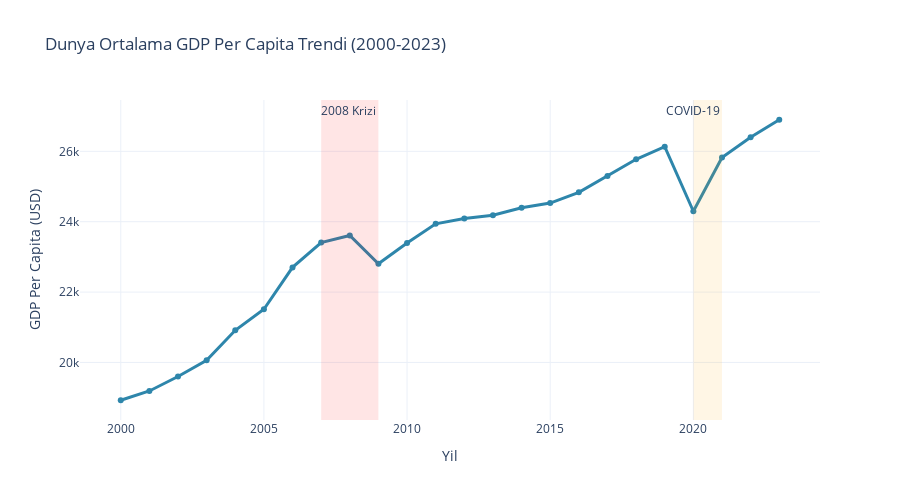

Source (notebook cell):
### Code cell
# Calculate world average (for years 2000 onwards)
df_2000_plus = df[df['Year'] >= 2000].copy()
world_avg_by_year = df_2000_plus.groupby('Year')[gdp_column].mean().reset_index()
world_avg_by_year.columns = ['Year', 'World_Average_GDP']

# Interactive line plot
fig = go.Figure()

fig.add_trace(go.Scatter(
    x=world_avg_by_year['Year'],
    y=world_avg_by_year['World_Average_GDP'],
    mode='lines+markers',
    name='World Average',
    line=dict(color='#2E86AB', width=3),
    marker=dict(size=6),
    hovertemplate='<b>Year:</b> %{x}<br><b>GDP:</b> $%{y:,.0f}<extra></extra>'
))

# Highlight crisis periods
fig.add_vrect(x0=2007, x1=2009, fillcolor="red", opacity=0.1, line_width=0, annotation_text="2008 Crisis")
fig.add_vrect(x0=2020, x1=2021, fillcolor="orange", opacity=0.1, line_width=0, annotation_text="COVID-19")

fig.update_layout(
    title='World Average GDP Per Capita Trend (2000-2023)',
    xaxis_title='Year',
    yaxis_title='GDP Per Capita (USD)',
    height=500,
    hovermode='x unified'
)

fig.show()

# Key insights
start_gdp = world_avg_by_year['World_Average_GDP'].iloc[0]
end_gdp = world_avg_by_year['World_Average_GDP'].iloc[-1]
growth_rate = ((end_gdp - start_gdp) / start_gdp) * 100

print(f"\nKey Insights:")
print(f"2000 average: ${start_gdp:,.0f}")
print(f"2023 average: ${end_gdp:,.0f}")
print(f"Total growth: {growth_rate:.1f}%")
print(f"Annual average growth: {growth_rate/23:.1f}%")

### Figure 1 — Plotly figure (JSON) as saved in the notebook; plotly's stock layout.template omitted (floating-point values rounded to 4 significant figures)
{"data": [{"hovertemplate": "<b>Yil:</b> %{x}<br><b>GDP:</b> $%{y:,.0f}<extra></extra>", "line": {"color": "#2E86AB", "width": 3}, "marker": {"size": 6}, "mode": "lines+markers", "name": "Dunya Ortalamasi", "type": "scatter", "x": [2000, 2001, 2002, 2003, 2004, 2005, 2006, 2007, 2008, 2009, 2010, 2011, 2012, 2013, 2014, 2015, 2016, 2017, 2018, 2019, 2020, 2021, 2022, 2023], "y": [18930.0, 19190.0, 19600.0, 20060.0, 20910.0, 21510.0, 22700.0, 23410.0, 23610.0, 22800.0, 23390.0, 23940.0, 24090.0, 24180.0, 24400.0, 24530.0, 24830.0, 25300.0, 25770.0, 26130.0, 24300.0, 25820.0, 26400.0, 26900.0]}], "layout": {"annotations": [{"showarrow": false, "text": "2008 Krizi", "x": 2009, "xanchor": "right", "xref": "x", "y": 1, "yanchor": "top", "yref": "y domain"}, {"showarrow": false, "text": "COVID-19", "x": 2021, "xanchor": "right", "xref": "x", "y": 1, "yanchor": "top", "yref": "y domain"}], "height": 500, "hovermode": "x unified", "shapes": [{"fillcolor": "red", "line": {"width": 0}, "opacity": 0.1, "type": "rect", "x0": 2007, "x1": 2009, "xref": "x", "y0": 0, "y1": 1, "yref": "y domain"}, {"fillcolor": "orange", "line": {"width": 0}, "opacity": 0.1, "type": "rect", "x0": 2020, "x1": 2021, "xref": "x", "y0": 0, "y1": 1, "yref": "y domain"}], "title": {"text": "Dunya Ortalama GDP Per Capita Trendi (2000-2023)"}, "xaxis": {"title": {"text": "Yil"}}, "yaxis": {"title": {"text": "GDP Per Capita (USD)"}}}}
